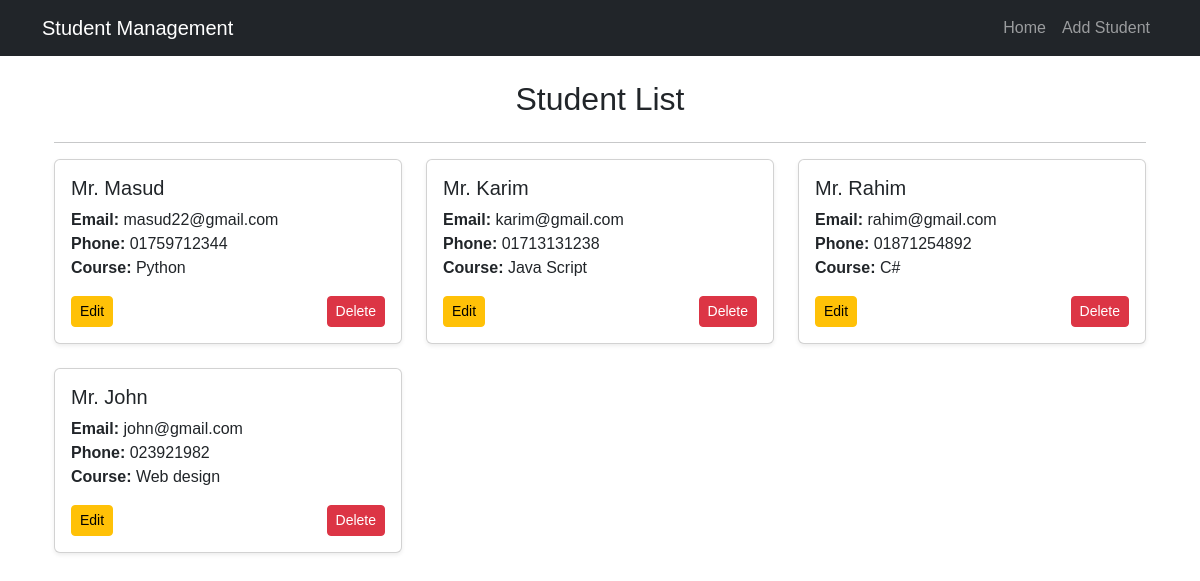
Before: / with the older database file.
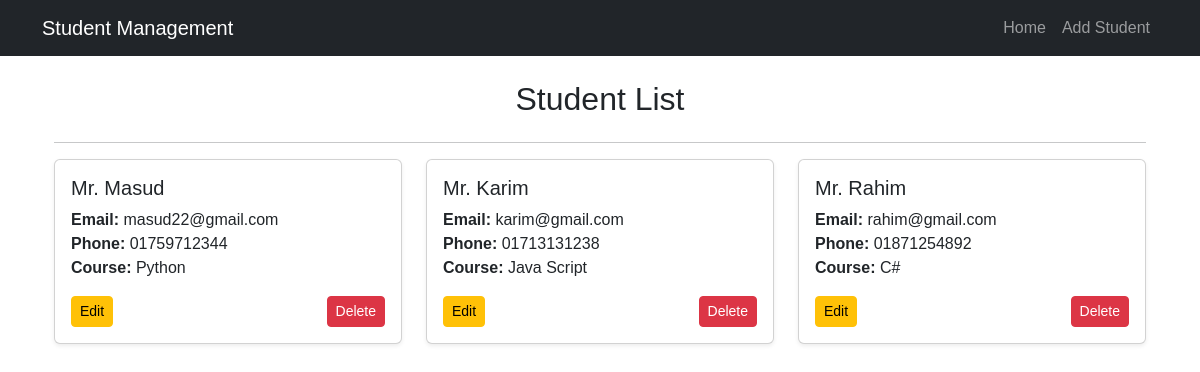
After: the same page with the newer database file.
### students/models.py (models this page shows, shortened)
class Student(models.Model):
    name = models.CharField(max_length=100)
    email = models.EmailField(unique=True)
    phone = models.CharField(max_length=15)
    course = models.CharField(max_length=50)

### students/views.py (the view)
# urls.py: path('', views.student_list, name='student_list'),
def student_list(request):
    students = Student.objects.all()
    return render(request, 'students/student_list.html', {'students': students})

### templates/students/student_list.html (shortened to what this page needs)
{% extends 'base.html' %}
{% block content %}
<div class="container">
    <h2 class="text-center mb-4">Student List</h2><hr>
    <div class="row">
        {% for student in students %}
        <div class="col-md-4 mb-4">
            <div class="card shadow-sm">
                <div class="card-body">
                    <h5 class="card-title">Mr. {{ student.name }}</h5>
                    <p class="card-text">
                        <strong>Email:</strong> {{ student.email }}<br>
                        <strong>Phone:</strong> {{ student.phone }}<br>
                        <strong>Course:</strong> {{ student.course }}
                    </p>
                    <div class="d-flex justify-content-between">
                        <a href="{% url 'student_update' student.id %}" class="btn btn-warning btn-sm">Edit</a>
                        <button class="btn btn-danger btn-sm" data-bs-toggle="modal" data-bs-target="#deleteModal{{ student.id }}">
                            Delete
                        </button>
                    </div>
                </div>
            </div>
        </div>
        {% empty %}
        <p class="text-center">No students registered yet.</p>
        {% endfor %}
    </div>
</div>
{% endblock %}

### templates/base.html (shortened to what this page needs)
<!DOCTYPE html>
<html lang="en">
<head>
    <link href="https://cdn.jsdelivr.net/npm/bootstrap@5.3.0/dist/css/bootstrap.min.css" rel="stylesheet">
</head>
<body>
    <nav class="navbar navbar-expand-lg navbar-dark bg-dark">
        <div class="container">
            <a class="navbar-brand" href="{% url 'student_list' %}">Student Management</a>
            <div class="collapse navbar-collapse" id="navbarNav">
                <ul class="navbar-nav ms-auto">
                    <li class="nav-item">
                        <a class="nav-link" href="{% url 'student_list' %}">Home</a>
                    </li>
                    <li class="nav-item">
                        <a class="nav-link" href="{% url 'student_create' %}">Add Student</a>
                    </li>
                </ul>
            </div>
        </div>
    </nav>
    <div class="container mt-4">
        {% block content %}{% endblock %}
    </div>
</body>
</html>

### templates/base.html (style rules this page uses)
body { font-family: Arial, sans-serif; }

Changed rows visible on the page:
removed Student: name "John", email "john@gmail.com", phone "023921982", course "Web design"
